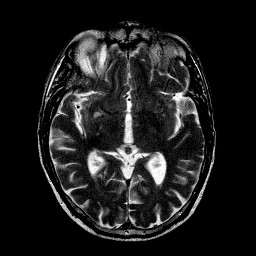
%> input picture 指标/image/MRI-011.jpg, 256 x 256 px
$ octave test_MSE.m   (GNU Octave 9; MATLAB toolbox functions it lacks are replaced by stand-ins)
%> lines starting %> are read from the running program, lines starting %| are printed output that depends on the picture; long printed decimals are rounded
### 指标/MSE/MSE.m
function mse = MSE(image1, image2)
    % 读取两张图像并将其转换为灰度图像
    if size(image1, 3) == 3
        image1 = rgb2gray(image1);
    end
    if size(image2, 3) == 3
        image2 = rgb2gray(image2);
    end

    % 将图像转换为双精度浮点数
    image1 = double(image1);
    image2 = double(image2);

    % 确保两张图像的尺寸相同
    if size(image1) ~= size(image2)
        error('The two images must have the same dimensions.');
    end

    % 计算均方误差
    mse = mean((image1(:) - image2(:)).^2);
end

### 指标/MSE/test_MSE.m
clear;

image1 = imread('C:\Users\93785\Desktop\指标\image\MRI-011.jpg');
%> image1 is the input picture: size 256x256x3 uint8; min 0, max 255, mean 29.5
image2 = imread('C:\Users\93785\Desktop\指标\image\PET-011.jpg');
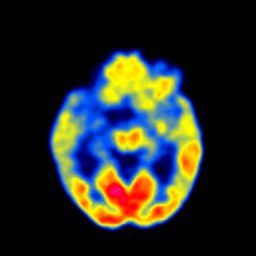
%> input picture 指标/image/PET-011.jpg, 256 x 256 px
%> image2 is the input picture: size 256x256x3 uint8; mean R, G, B 39.6, 42.6, 36.5
I=imread('C:\Users\93785\Desktop\指标\image\PRO-011.jpg');
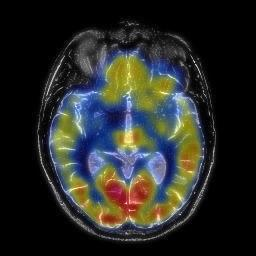
%> input picture 指标/image/PRO-011.jpg, 256 x 256 px
%> I is the input picture: size 256x256x3 uint8; mean R, G, B 40.9, 42.5, 39.6
% 璁＄畻 MSE
mse1 = MSE(I, image1);
%> in MSE, `image1 = rgb2gray(image1);`:
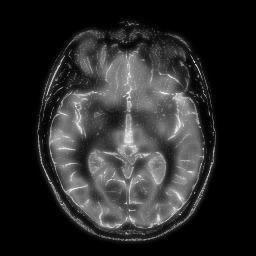
%> image1: size 256x256 uint8; min 0, max 249, mean 41.7
%> in MSE, `mse = mean((image1(:) - image2(:)).^2);`: mse = 1540.4
%> mse1 = 1540.4
mse2 = MSE(I, image2);
%> in MSE (call 2), `image2 = rgb2gray(image2);`:
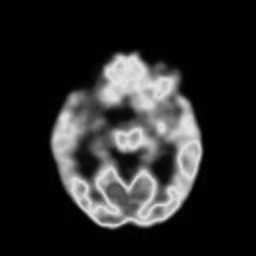
%> image2: size 256x256 uint8; min 0, max 226, mean 41
%> in MSE (call 2), `mse = mean((image1(:) - image2(:)).^2);`: mse = 1582.3
%> mse2 = 1582.3

% 显示结果
fprintf('Image I 与 Image1 的 MSE: %f\n', mse1);
%| Image I 与 Image1 的 MSE: 1540.445
fprintf('Image I 与 Image2 的 MSE: %f\n', mse2);
%| Image I 与 Image2 的 MSE: 1582.264
